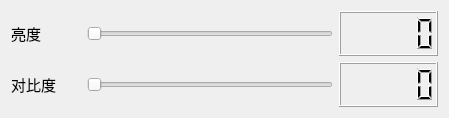
<?xml version="1.0" encoding="UTF-8"?>
<ui version="4.0">
 <class>Form</class>
 <widget class="QWidget" name="Form">
  <property name="geometry">
   <rect>
    <x>0</x>
    <y>0</y>
    <width>449</width>
    <height>118</height>
   </rect>
  </property>
  <property name="windowTitle">
   <string>Monitor Control</string>
  </property>
  <layout class="QHBoxLayout" name="horizontalLayout_3" stretch="1,5">
   <item>
    <layout class="QVBoxLayout" name="verticalLayout_2">
     <item>
      <widget class="QLabel" name="label">
       <property name="font">
        <font>
         <family>黑体</family>
         <pointsize>11</pointsize>
         <weight>50</weight>
         <bold>false</bold>
        </font>
       </property>
       <property name="layoutDirection">
        <enum>Qt::LeftToRight</enum>
       </property>
       <property name="text">
        <string>亮度</string>
       </property>
      </widget>
     </item>
     <item>
      <widget class="QLabel" name="label_2">
       <property name="font">
        <font>
         <family>黑体</family>
         <pointsize>11</pointsize>
         <weight>50</weight>
         <bold>false</bold>
        </font>
       </property>
       <property name="text">
        <string>对比度</string>
       </property>
      </widget>
     </item>
    </layout>
   </item>
   <item>
    <layout class="QVBoxLayout" name="verticalLayout" stretch="0,0">
     <item>
      <layout class="QHBoxLayout" name="horizontalLayout" stretch="5,2">
       <item>
        <widget class="QSlider" name="horizontalSlider">
         <property name="pageStep">
          <number>5</number>
         </property>
         <property name="orientation">
          <enum>Qt::Horizontal</enum>
         </property>
        </widget>
       </item>
       <item>
        <widget class="QLCDNumber" name="lcdNumber"/>
       </item>
      </layout>
     </item>
     <item>
      <layout class="QHBoxLayout" name="horizontalLayout_2" stretch="5,2">
       <item>
        <widget class="QSlider" name="horizontalSlider_2">
         <property name="maximum">
          <number>100</number>
         </property>
         <property name="pageStep">
          <number>5</number>
         </property>
         <property name="orientation">
          <enum>Qt::Horizontal</enum>
         </property>
        </widget>
       </item>
       <item>
        <widget class="QLCDNumber" name="lcdNumber_2"/>
       </item>
      </layout>
     </item>
    </layout>
   </item>
  </layout>
 </widget>
 <resources/>
 <connections/>
</ui>
